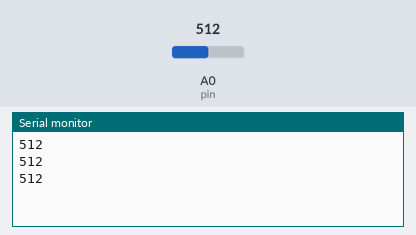
Bench run of a sketch on a simulated Arduino Uno, built with avr-gcc and run on an emulated ATmega328P. On the bench: the last lines printed to the serial monitor. The inputs (shaded band) are chosen by the test bench; at power-on: A0 (pin) = 512.

Above: at 1.3 s.
1.4 s: A0 (pin) set to 716
At 1.9 s:
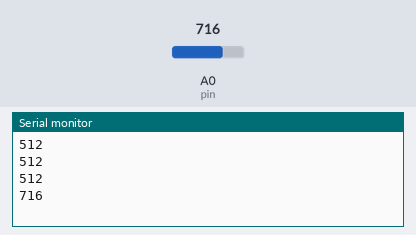
2.9 s: A0 (pin) set to 900
At 3.4 s:
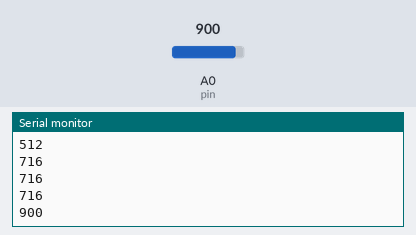
Timing chart, 0 to 5.9 s (numbered marks = the images above; inputs shaded):
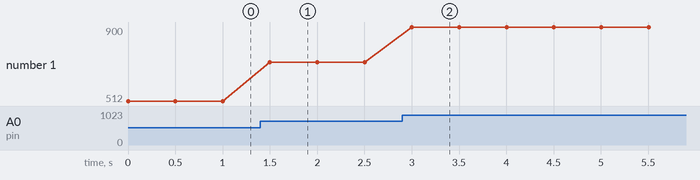

The sketch:

readanalogInputWithPhotoResis.ino
```cpp
int input;
int pin = A0;

void setup() {
  // put your setup code here, to run once:
  Serial.begin(9600);
  pinMode(pin,INPUT);

}

void loop() {
  // how the photo resistor works
  // the light generates electric hole pairs which increases the current

  // how the circut works
  // as the lights go off the the resis go high the current goes
  // lower and the voltage drops the number getting read will go down
    input = analogRead(pin);
    Serial.println(input);
    delay(500);
}
```

Measured:
- after the input at 1.4 s, the serial monitor: prints a new line after 0.10 s (image 1)
- after the input at 2.9 s, the serial monitor: prints a new line after 0.10 s (image 2)
- plotted number 1: 512 → 716 after the input at 1.4 s, 716 → 900 after the input at 2.9 s
